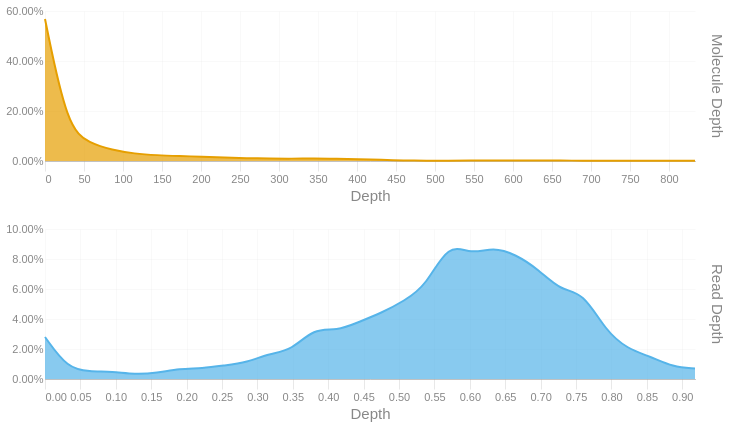

Write notebook code for a chart like this one.
### Code cell
readdep = depth_hist(tb['Read Depth'], q99, 3)
readdep = readdep.with_columns(pl.lit('Read Depth').alias('Metric'))
if not SKIPLR:
    moldep = depth_hist(tb['Molecule Depth'], mol_q99, 1)
    moldep = moldep.with_columns(pl.lit('Molecule Depth').alias('Metric'))
    _hist = pl.concat([readdep, moldep])
    _hist = _hist.filter(pl.col('Proportion') != 0)
    with SafeRender(_hist):
        (
            alt.Chart(_hist)        
            .mark_area(interpolate = "basis")
            .encode(
                x=alt.X('Bin:Q').scale(domainMin=0).axis(alt.Axis(title='Depth')),
                y = alt.Y('Proportion:Q', title = None).axis(format = '.2%'),
                color = alt.Color('Metric:N').legend(None),
                row = alt.Row("Metric:N").header(title = None, labelOrient = 'right'),
                tooltip = [
                    alt.Tooltip("Metric:N", title = "Metric"),
                    alt.Tooltip('Interval:N', title = "Depth Interval"),
                    alt.Tooltip('Proportion:Q', title = "% Alignments").format('.2%')
                ]
            )
            .resolve_scale(x='independent', y='independent')
            .properties(
                height = 150, width = 650,
                usermeta={'embedOptions': {'downloadFileName': f'{samplename}.depth.hist'}}
            )
        ).display()
else:
    readdep = readdep.filter(pl.col('Proportion') != 0)
    with SafeRender(readdep):
        (
            alt.Chart(readdep)        
            .mark_area(interpolate = "basis")
            .encode(
                x=alt.X('Bin:Q').scale(domainMin=0).axis(alt.Axis(title='Depth')),
                y = alt.Y('Proportion:Q', title = None).axis(format = '.2%'),
                tooltip = [
                    alt.Tooltip('Interval:N', title = "Depth Interval"),
                    alt.Tooltip('Proportion:Q', title = "% Alignments").format('.2%')
                ]
            )
            .properties(
                usermeta={'embedOptions': {'downloadFileName': f'{samplename}.depth.hist'}}
            )
        ).display()

### Figure 1 — Vega-Lite specification as saved in the notebook (floating-point values rounded to 4 significant figures)
{"width": 650, "height": 150, "config": {"title": {"anchor": "start", "dy": -15, "fontSize": 18, "color": "#888888", "subtitleColor": "#888888", "subtitleFontSize": 14}, "arc": {"fill": "#0072B2"}, "axis": {"domainColor": "#888888", "domainWidth": 0.5, "gridWidth": 0.2, "grid": false, "titleFontWeight": 400, "titleFontSize": 15, "labelFontSize": 11, "labelColor": "#888888", "tickColor": "#888888", "tickWidth": 0.2, "titleColor": "#888888"}, "axisBand": {"grid": false}, "axisX": {"grid": true, "tickSize": 10, "domainCap": "round"}, "axisY": {"domain": false, "grid": true, "tickSize": 0, "domainCap": "round"}, "background": "transparent", "header": {"labelFontSize": 15, "labelColor": "#888888", "titleFontSize": 15, "titleFontWeight": 600, "titleColor": "#888888"}, "legend": {"labelFont": "sans-serif", "labelFontSize": 12, "labelColor": "#888888", "symbolSize": 100, "symbolType": "circle", "titleFontSize": 12, "titlePadding": 10, "titleColor": "#888888", "title": null}, "range": {"category": ["#E69F00", "#56B4E9", "#009E73", "#F0E442", "#0072B2", "#D55E00", "#CC79A7", "#000000"], "diverging": ["#cfe8f3", "#a2d4ec", "#73bfe2", "#46abdb", "#1696d2", "#12719e"]}, "area": {"fill": "#0072B2", "fillOpacity": 0.7, "line": true, "strokeOpacity": 0.7}, "line": {"color": "#0072B2", "stroke": "#0072B2", "strokeWidth": 2}, "trail": {"color": "#0072B2", "stroke": "#0072B2", "strokeWidth": 0, "size": 1}, "point": {"filled": true, "fillOpacity": 1.0, "size": 95}, "text": {"color": "#888888", "fontSize": 11, "align": "right", "fontWeight": 400, "size": 11}, "bar": {"fill": "#0072B2", "stroke": null}, "view": {"stroke": null, "continuousWidth": 660, "continuousHeight": 400}}, "data": {"name": "data-b0cf1674800a1f6481caee572473fb4e"}, "mark": {"type": "area", "interpolate": "basis"}, "encoding": {"color": {"field": "Metric", "legend": null, "type": "nominal"}, "row": {"field": "Metric", "header": {"title": null, "labelOrient": "right"}, "type": "nominal"}, "tooltip": [{"field": "Metric", "title": "Metric", "type": "nominal"}, {"field": "Interval", "title": "Depth Interval", "type": "nominal"}, {"field": "Proportion", "format": ".2%", "title": "% Alignments", "type": "quantitative"}], "x": {"axis": {"title": "Depth"}, "field": "Bin", "scale": {"domainMin": 0}, "type": "quantitative"}, "y": {"axis": {"format": ".2%"}, "field": "Proportion", "title": null, "type": "quantitative"}}, "resolve": {"scale": {"x": "independent", "y": "independent"}}, "usermeta": {"embedOptions": {"downloadFileName": "S6_Altamaha_3956.depth.hist"}}, "$schema": "https://vega.github.io/schema/vega-lite/v6.1.0.json", "datasets": {"data-b0cf1674800a1f6481caee572473fb4e": [{"Bin": 0.0, "Interval": "0.0-0.032", "Proportion": 0.028, "Metric": "Read Depth"}, {"Bin": 0.032, "Interval": "0.032-0.063", "Proportion": 0.007, "Metric": "Read Depth"}, {"Bin": 0.063, "Interval": "0.063-0.095", "Proportion": 0.005, "Metric": "Read Depth"}, {"Bin": 0.095, "Interval": "0.095-0.127", "Proportion": 0.005, "Metric": "Read Depth"}, {"Bin": 0.127, "Interval": "0.127-0.158", "Proportion": 0.003, "Metric": "Read Depth"}, {"Bin": 0.158, "Interval": "0.158-0.19", "Proportion": 0.004, "Metric": "Read Depth"}, {"Bin": 0.19, "Interval": "0.19-0.222", "Proportion": 0.007, "Metric": "Read Depth"}, {"Bin": 0.222, "Interval": "0.222-0.253", "Proportion": 0.007, "Metric": "Read Depth"}, {"Bin": 0.253, "Interval": "0.253-0.285", "Proportion": 0.009, "Metric": "Read Depth"}, {"Bin": 0.285, "Interval": "0.285-0.317", "Proportion": 0.011, "Metric": "Read Depth"}, {"Bin": 0.317, "Interval": "0.317-0.348", "Proportion": 0.017, "Metric": "Read Depth"}, {"Bin": 0.348, "Interval": "0.348-0.38", "Proportion": 0.019, "Metric": "Read Depth"}, {"Bin": 0.38, "Interval": "0.38-0.412", "Proportion": 0.034, "Metric": "Read Depth"}, {"Bin": 0.412, "Interval": "0.412-0.443", "Proportion": 0.032, "Metric": "Read Depth"}, {"Bin": 0.443, "Interval": "0.443-0.475", "Proportion": 0.038, "Metric": "Read Depth"}, {"Bin": 0.475, "Interval": "0.475-0.507", "Proportion": 0.044, "Metric": "Read Depth"}, {"Bin": 0.507, "Interval": "0.507-0.538", "Proportion": 0.052, "Metric": "Read Depth"}, {"Bin": 0.538, "Interval": "0.538-0.57", "Proportion": 0.062, "Metric": "Read Depth"}, {"Bin": 0.57, "Interval": "0.57-0.602", "Proportion": 0.091, "Metric": "Read Depth"}, {"Bin": 0.602, "Interval": "0.602-0.633", "Proportion": 0.083, "Metric": "Read Depth"}, {"Bin": 0.633, "Interval": "0.633-0.665", "Proportion": 0.088, "Metric": "Read Depth"}, {"Bin": 0.665, "Interval": "0.665-0.697", "Proportion": 0.083, "Metric": "Read Depth"}, {"Bin": 0.697, "Interval": "0.697-0.728", "Proportion": 0.073, "Metric": "Read Depth"}, {"Bin": 0.728, "Interval": "0.728-0.76", "Proportion": 0.059, "Metric": "Read Depth"}, {"Bin": 0.76, "Interval": "0.76-0.792", "Proportion": 0.058, "Metric": "Read Depth"}, {"Bin": 0.792, "Interval": "0.792-0.823", "Proportion": 0.032, "Metric": "Read Depth"}, {"Bin": 0.823, "Interval": "0.823-0.855", "Proportion": 0.02, "Metric": "Read Depth"}, {"Bin": 0.855, "Interval": "0.855-0.887", "Proportion": 0.015, "Metric": "Read Depth"}, {"Bin": 0.887, "Interval": "0.887-0.918", "Proportion": 0.008, "Metric": "Read Depth"}, {"Bin": 0.918, "Interval": "0.918-0.95", "Proportion": 0.007, "Metric": "Read Depth"}, {"Bin": 0.0, "Interval": "0.0-28.7", "Proportion": 0.568, "Metric": "Molecule Depth"}, {"Bin": 28.7, "Interval": "28.7-57.5", "Proportion": 0.131, "Metric": "Molecule Depth"}, {"Bin": 57.5, "Interval": "57.5-86.2", "Proportion": 0.071, "Metric": "Molecule Depth"}, {"Bin": 86.2, "Interval": "86.2-115.0", "Proportion": 0.044, "Metric": "Molecule Depth"}, {"Bin": 115.0, "Interval": "115.0-143.7", "Proportion": 0.029, "Metric": "Molecule Depth"}, {"Bin": 143.7, "Interval": "143.7-172.4", "Proportion": 0.023, "Metric": "Molecule Depth"}, {"Bin": 172.4, "Interval": "172.4-201.2", "Proportion": 0.02, "Metric": "Molecule Depth"}, {"Bin": 201.2, "Interval": "201.2-229.9", "Proportion": 0.017, "Metric": "Molecule Depth"}, {"Bin": 229.9, "Interval": "229.9-258.6", "Proportion": 0.014, "Metric": "Molecule Depth"}, {"Bin": 258.6, "Interval": "258.6-287.4", "Proportion": 0.011, "Metric": "Molecule Depth"}, {"Bin": 287.4, "Interval": "287.4-316.1", "Proportion": 0.01, "Metric": "Molecule Depth"}, {"Bin": 316.1, "Interval": "316.1-344.9", "Proportion": 0.009, "Metric": "Molecule Depth"}, {"Bin": 344.9, "Interval": "344.9-373.6", "Proportion": 0.011, "Metric": "Molecule Depth"}, {"Bin": 373.6, "Interval": "373.6-402.3", "Proportion": 0.009, "Metric": "Molecule Depth"}, {"Bin": 402.3, "Interval": "402.3-431.1", "Proportion": 0.007, "Metric": "Molecule Depth"}, {"Bin": 431.1, "Interval": "431.1-459.8", "Proportion": 0.005, "Metric": "Molecule Depth"}, {"Bin": 459.8, "Interval": "459.8-488.6", "Proportion": 0.002, "Metric": "Molecule Depth"}, {"Bin": 488.6, "Interval": "488.6-517.3", "Proportion": 0.001, "Metric": "Molecule Depth"}, {"Bin": 517.3, "Interval": "517.3-546.0", "Proportion": 0.001, "Metric": "Molecule Depth"}, {"Bin": 546.0, "Interval": "546.0-574.8", "Proportion": 0.002, "Metric": "Molecule Depth"}, {"Bin": 574.8, "Interval": "574.8-603.5", "Proportion": 0.002, "Metric": "Molecule Depth"}, {"Bin": 603.5, "Interval": "603.5-632.2", "Proportion": 0.002, "Metric": "Molecule Depth"}, {"Bin": 632.2, "Interval": "632.2-661.0", "Proportion": 0.002, "Metric": "Molecule Depth"}, {"Bin": 661.0, "Interval": "661.0-689.7", "Proportion": 0.002, "Metric": "Molecule Depth"}, {"Bin": 689.7, "Interval": "689.7-718.5", "Proportion": 0.001, "Metric": "Molecule Depth"}, {"Bin": 718.5, "Interval": "718.5-747.2", "Proportion": 0.001, "Metric": "Molecule Depth"}, {"Bin": 747.2, "Interval": "747.2-775.9", "Proportion": 0.001, "Metric": "Molecule Depth"}, {"Bin": 775.9, "Interval": "775.9-804.7", "Proportion": 0.001, "Metric": "Molecule Depth"}, {"Bin": 804.7, "Interval": "804.7-833.4", "Proportion": 0.001, "Metric": "Molecule Depth"}, {"Bin": 833.4, "Interval": "833.4-862.15", "Proportion": 0.001, "Metric": "Molecule Depth"}]}}
